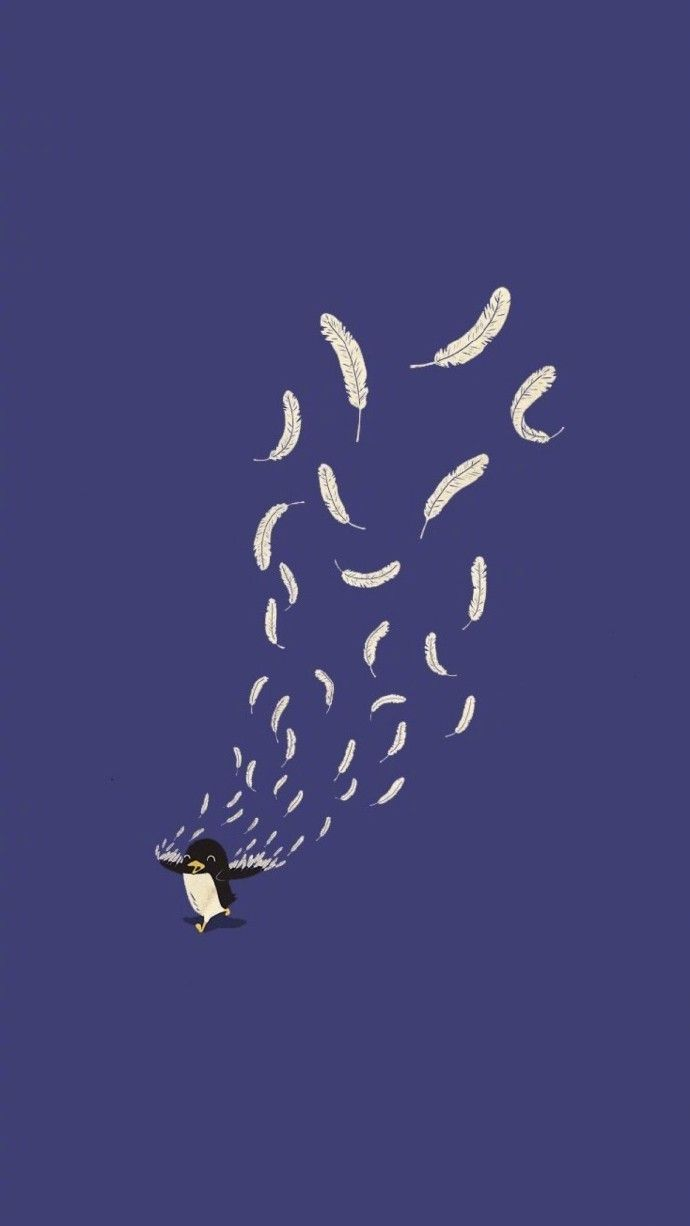
//> input picture 通道分离与合并/通道分离与合并/1.jpg, 690 x 1226 px
$ ./通道分离与合并   (built with g++ and OpenCV 4)
//> lines starting //> are read from the running program, lines starting //| are printed output that depends on the picture
### 通道分离与合并/通道分离与合并/pch.h
// 入门提示:
//   1. 使用解决方案资源管理器窗口添加/管理文件
//   2. 使用团队资源管理器窗口连接到源代码管理
//   3. 使用输出窗口查看生成输出和其他消息
//   4. 使用错误列表窗口查看错误
//   5. 转到“项目”>“添加新项”以创建新的代码文件，或转到“项目”>“添加现有项”以将现有代码文件添加到项目
//   6. 将来，若要再次打开此项目，请转到“文件”>“打开”>“项目”并选择 .sln 文件

#ifndef PCH_H
#define PCH_H

// TODO: 添加要在此处预编译的标头

#endif //PCH_H

### 通道分离与合并/通道分离与合并/通道分离与合并.cpp
// 通道分离与合并.cpp : 此文件包含 "main" 函数。程序执行将在此处开始并结束。
//

#include "pch.h"
#include <iostream>
#include<opencv2/core/core.hpp>
#include<opencv2/highgui/highgui.hpp>
using namespace std;
using namespace cv;

int main()
{

	vector<Mat> channels;
	Mat imageB, imageR, imageG;
	Mat srcimage = imread("1.jpg", 1);
//> srcimage is the input picture: 1226 rows x 690 cols, CV_8UC3; mean B, G, R 116.6, 66.3, 66.5
	split(srcimage, channels);
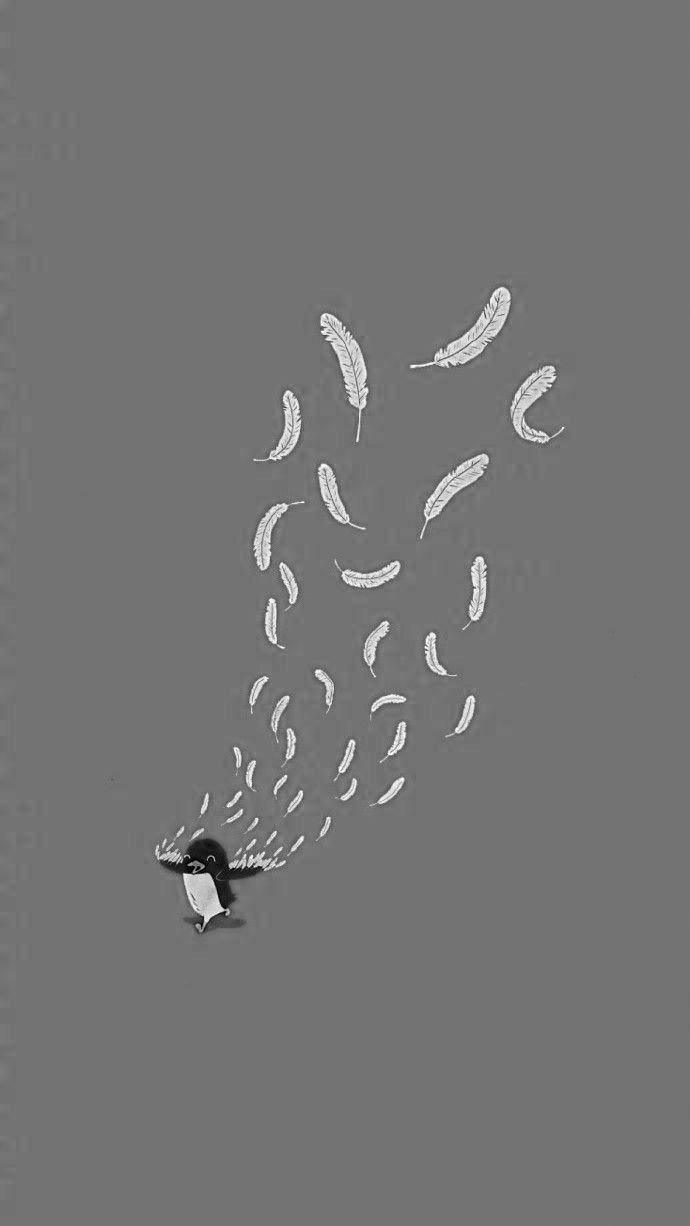
//> channels[0]: 1226 rows x 690 cols, CV_8UC1; min 0, max 255, mean 116.6
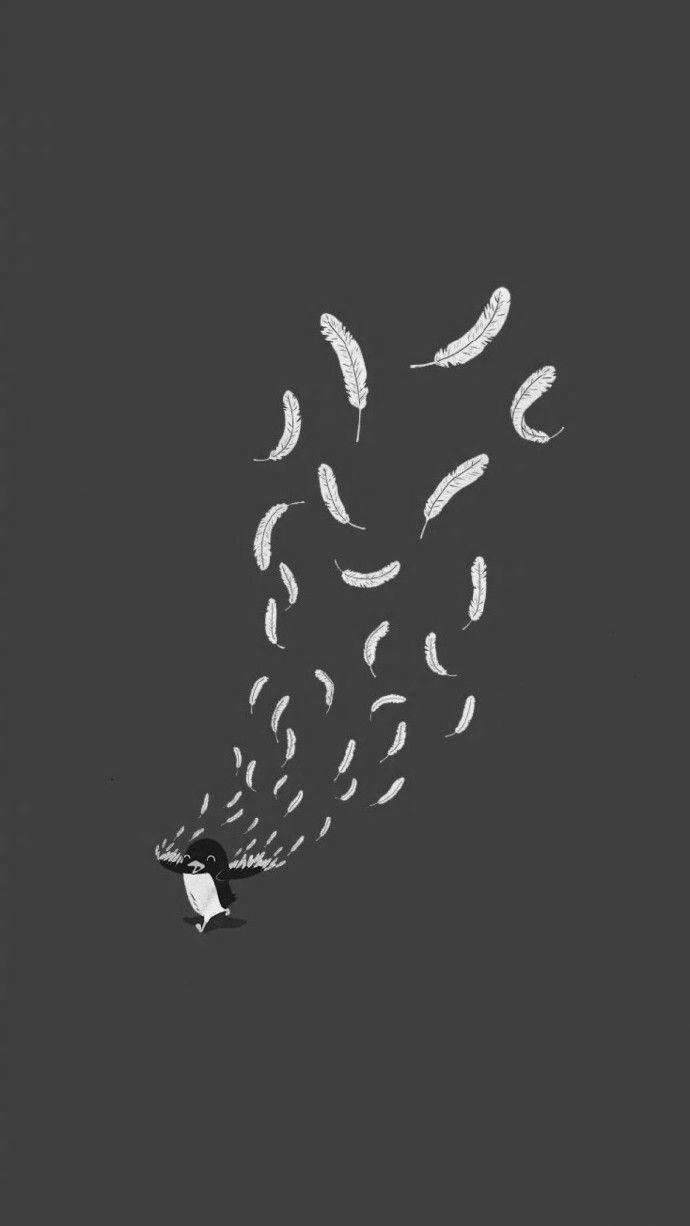
//> channels[1]: 1226 rows x 690 cols, CV_8UC1; min 0, max 255, mean 66.3
	imageB = channels.at(0);
	imageR = channels.at(1);
	imageG = channels.at(2);
	imshow("原图", srcimage);
	imshow("蓝", imageB);
	imshow("绿", imageG);
	imshow("宏", imageR);
	waitKey(10000);
	imwrite("蓝分离色道.jpg", imageB);
	imwrite("绿分离色道.jpg", imageG);
	imwrite("宏分离色道.jpg", imageR);

	//合并
	Mat mergeall;
	merge(channels, mergeall);
	imshow("合并", mergeall);
	imwrite("合并图.jpg",mergeall);
	waitKey(6000);
	return 0;
}

// 运行程序: Ctrl + F5 或调试 >“开始执行(不调试)”菜单
// 调试程序: F5 或调试 >“开始调试”菜单

// 入门提示:
//   1. 使用解决方案资源管理器窗口添加/管理文件
//   2. 使用团队资源管理器窗口连接到源代码管理
//   3. 使用输出窗口查看生成输出和其他消息
//   4. 使用错误列表窗口查看错误
//   5. 转到“项目”>“添加新项”以创建新的代码文件，或转到“项目”>“添加现有项”以将现有代码文件添加到项目
//   6. 将来，若要再次打开此项目，请转到“文件”>“打开”>“项目”并选择 .sln 文件
